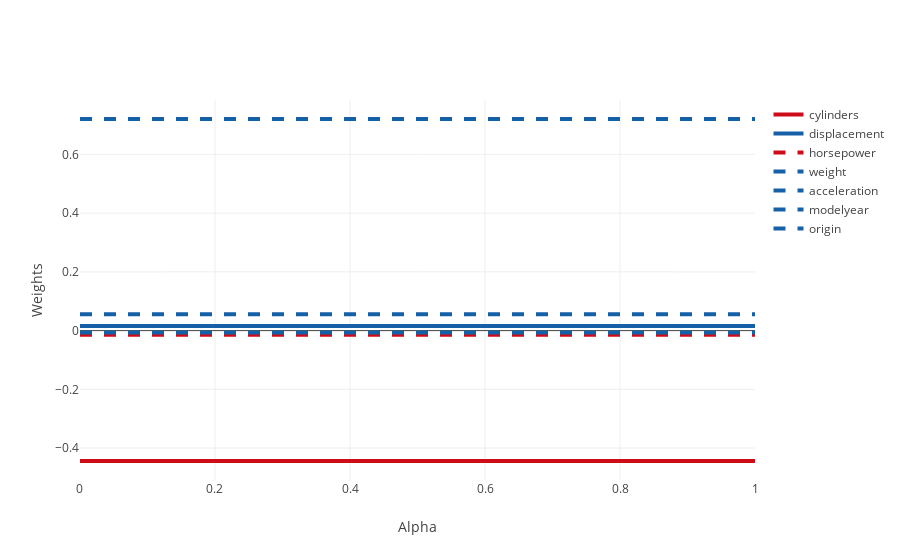

Notebook code cell kept with this figure:
### Code cell
trace0 = Scatter(
    x = alphas,
    y = Lasso_df['cylinders'],
    name = 'cylinders',
    line = dict(
        color = ('rgb(205, 12, 24)'),
        width = 4)
    )
trace1 = Scatter(
    x = alphas,
    y = Lasso_df['displacement'],
    name = 'displacement',
    line = dict(
        color = ('rgb(22, 96, 167)'),
        width = 4)
)
trace2 = Scatter(
    x = alphas,
    y = Lasso_df['horsepower'],
    name = 'horsepower',
    line = dict(
        color = ('rgb(205, 12, 24)'),
        width = 4,
        dash = 'dash') # dash options include 'dash', 'dot', and 'dashdot'
)
trace3 = Scatter(
    x = alphas,
    y = Lasso_df['weight'],
    name = 'weight',
    line = dict(
        color = ('rgb(22, 96, 167)'),
        width = 4,
        dash = 'dash')
)
trace4 = Scatter(
    x = alphas,
    y = Lasso_df['acceleration'],
    name = 'acceleration',
    line = dict(
        color = ('rgb(22, 96, 167)'),
        width = 4,
        dash = 'dash')
)
trace5 = Scatter(
    x = alphas,
    y = Lasso_df['modelyear'],
    name = 'modelyear',
    line = dict(
        color = ('rgb(22, 96, 167)'),
        width = 4,
        dash = 'dash')
)
trace6 = Scatter(
    x = alphas,
    y = Lasso_df['origin'],
    name = 'origin',
    line = dict(
        color = ('rgb(22, 96, 167)'),
        width = 4,
        dash = 'dash')
)


data = [trace0, trace1, trace2, trace3, trace4, trace5, trace6]

layout = dict(xaxis = dict(title = 'Alpha'),
              yaxis = dict(title = 'Weights'),
              )

fig = dict(data = data, layout = layout)
plot.iplot(fig, filename='LassoRegression.html')
